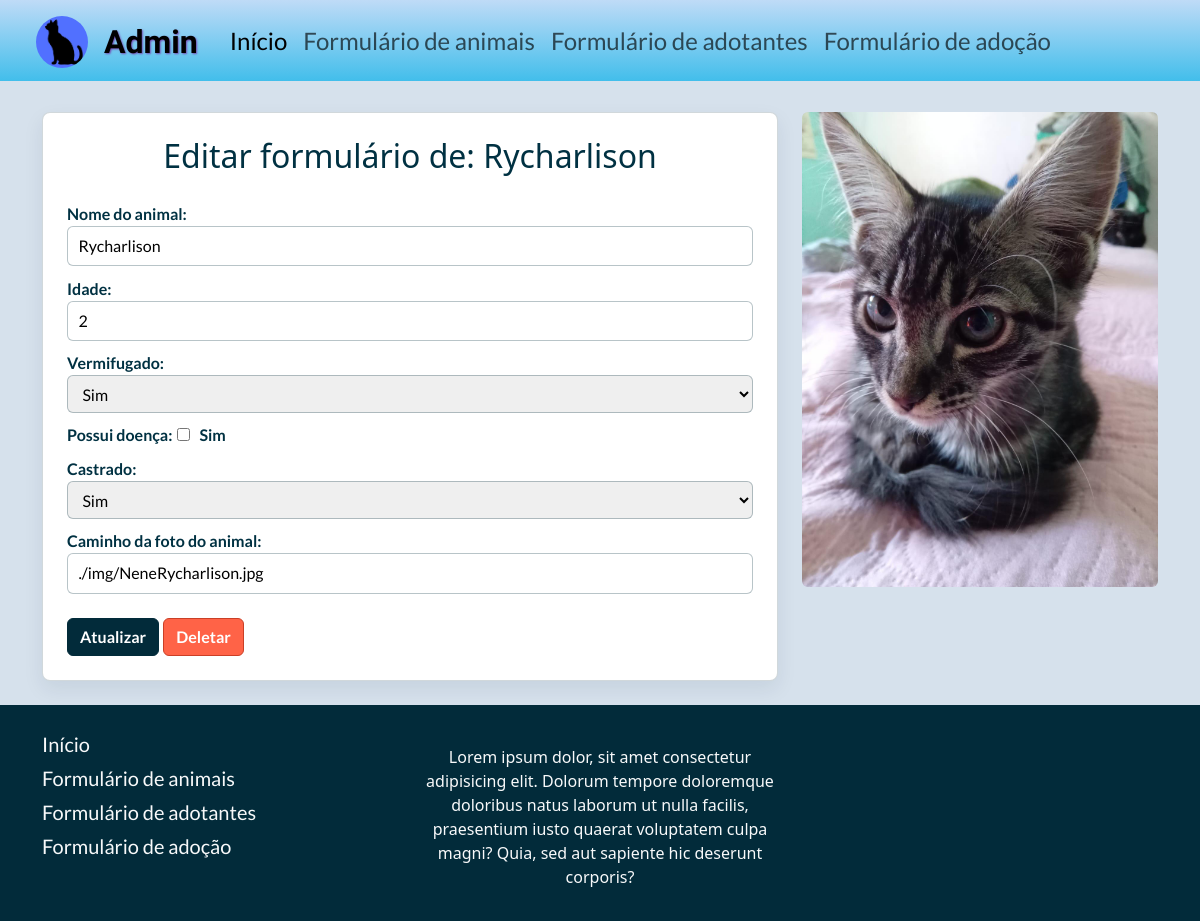
Screenshot of /animais-editar.php?id=1 with the database file from the repository.
### tables this page shows
CREATE TABLE `tb_informacoes_gatos` (
  `id` int(11) NOT NULL AUTO_INCREMENT,
  `nome` varchar(150) NOT NULL,
  `vermifugado` tinyint(1) NOT NULL,
  `possui_doenca` varchar(50) DEFAULT NULL,
  `castrado` tinyint(1) NOT NULL,
  `idade` int(2) NOT NULL,
  `foto` varchar(1000) NOT NULL,
  PRIMARY KEY (`id`),
  UNIQUE KEY `id` (`id`)
);

### animais-editar.php (the view, shortened to what this page needs)
<?php
$id = $_GET['id'] ?? null;
include "inc-conexao.php";
$nome = $idade = $foi_vermifugado = $possui_doenca = $foi_castrado = $imagem = "";
$resultado = mysqli_execute_query($conn, "SELECT * FROM tb_informacoes_gatos WHERE id = ?", [$id]);
while($linha = mysqli_fetch_assoc($resultado) ){
    $nome = $linha['nome'];
    $idade = $linha['idade'];
    $foi_vermifugado = $linha['vermifugado'];
    $possui_doenca = $linha['possui_doenca'];
    $foi_castrado = $linha['castrado'];
    $imagem = $linha['foto'];
}
include "inc-head.php";
?>
<body class="site-body pt-5 d-flex flex-column min-vh-100">
    <header>
        <?php include "inc-nav-admin.php"; ?>
    </header>
    <main class="container page-main">
        <div class="row">
            <div class="col-8">
                <form action="animais-atualizar.php" id="formAnimais" method="post" class="form-patinhas p-4">
                    <div class="text-center mb-3">
                        <h2>Editar formulário de: <?=$nome; ?></h2>
                    </div>
                    <label>Nome do animal:</label>
                    <input id="nome" type="text" name="nome" pattern="^[ 0-9a-zA-Z\u00C0-\u00FF\b]+$" value="<?=$nome; ?>" required>
                    <label>Idade:</label>
                    <input id="idade" type="number" name="idade" min="0" max="40" pattern="0-9" value="<?=$idade; ?>" required>
                    <label>Vermifugado:</label>
                    <select name="vermifugado" required>
                        <option value="1" <?php if($foi_vermifugado == 1){echo "selected";} ?>>Sim</option>
                    </select>
                    <label>Possui doença:</label>
                    <input id="checkbox_doenca" type="checkbox" <?php if($possui_doenca != "" && $possui_doenca != null){echo "checked";} ?>
                    onchange="fnMostrarTBoxDoenca()">
                    <label for="checkbox_doenca">Sim</label> <br>
                    <label>Castrado:</label>
                    <select name="foi_castrado" required>
                        <option value="1" <?php if($foi_castrado == 1){echo "selected";} ?>>Sim</option>
                    </select>
                    <label>Caminho da foto do animal:</label>
                    <input id="imagem" type="text" name="imagem" value="<?=$imagem; ?>" required>
                    <br><br>
                    <button type="submit" id="btnFuncao" name="funcao" value="atualizar" class="btn btn-patinhas flex-fill">Atualizar</button>
                    <button type="submit" id="btnFuncao" name="funcao" value="deletar" class="btn btn-patinhas-vermelho flex-fill">Deletar</button>
                </form>
            </div>
            <div class="col-4">
                <img class="img-fluid rounded" src="<?=$imagem; ?>" alt="Foto do animal <?=$nome ?>">
            </div>
        </div>
    </main>
<?php include "inc-footer-admin.php"; ?>

### css/style.css (style rules this page uses)
body.site-body, #body-index { background-color: #d6e1ec; color: #003142; }
.page-main { flex: 1 0 auto; padding-top: 4rem; }
.form-patinhas { background-color: #ffffff; border: 1px solid rgba(2, 43, 58, 0.18); border-radius: 8px; box-shadow: 0 0.5rem 1.25rem rgba(2, 43, 58, 0.08); }
.form-patinhas label { font-family: Lato; font-weight: 700; margin-top: 0.65rem; }
.form-patinhas input, .form-patinhas select, .filter-form input, .filter-form select { width: 100%; border: 1px solid rgba(2, 43, 58, 0.28); border-radius: 6px; padding: 0.45rem 0.65rem; font-family: Lato; }
.form-patinhas input[type="radio"], .form-patinhas input[type="checkbox"] { width: auto; margin-right: 0.35rem; }
.btn-patinhas { background-color: #022B3A; border-color: #022B3A; color: #ffffff; font-family: Lato; font-weight: 700; }
.btn-patinhas-vermelho { background-color: tomato; border-color: rgb(202, 63, 38); color: #ffff; font-family: Lato; font-weight: 700; }

### rows the page displays
tb_informacoes_gatos: nome "Rycharlison", idade "2", vermifugado "Sim", foi_castrado "Sim", imagem "./img/NeneRycharlison.jpg", foto+nome (picture)
